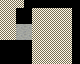

Tiled map render using the project's own tile images. Description and the map definition, with tile-layer contents summarised, below:
An orthogonal 10x8 tile map with 8x8 px tiles, 1 tile layer (Tile Layer 1) and 6 objects (4x pillar, light, player).

<map version="1.0" orientation="orthogonal" renderorder="right-down" width="10" height="8" tilewidth="8" tileheight="8" nextobjectid="12">
 <tileset firstgid="1" name="tex" tilewidth="8" tileheight="8">
  <image source="../www/tex.png" width="32" height="32" />
 </tileset>
 <layer name="Tile Layer 1" width="10" height="8">
  <data>[80 cells, 80 non-empty, 3 distinct tile ids]</data>
 </layer>
 <objectgroup name="Object Layer 1">
  <object id="2" type="pillar" x="3" y="10.3636" width="2.54545" height="2.09091" />
  <object id="3" type="pillar" x="2.72728" y="27.2728" width="8.81818" height="2.63636" />
  <object id="4" type="pillar" x="55" y="38.5455" width="2.36364" height="2" />
  <object id="5" type="pillar" x="54.2727" y="26.1818" width="2.36364" height="2" />
  <object id="11" type="light" x="9.45455" y="5" width="3.90909" height="3.90909">
   <properties>
    <property name="b" value="0" />
    <property name="g" value="0" />
    <property name="r" value="1" />
   </properties>
   <ellipse />
  </object>
 </objectgroup>
 <objectgroup color="#ff0004" name="Object Layer 2">
  <object id="10" type="player" x="18.0909" y="30.9091" width="2.63636" height="2.63636">
   <ellipse />
  </object>
 </objectgroup>
</map>